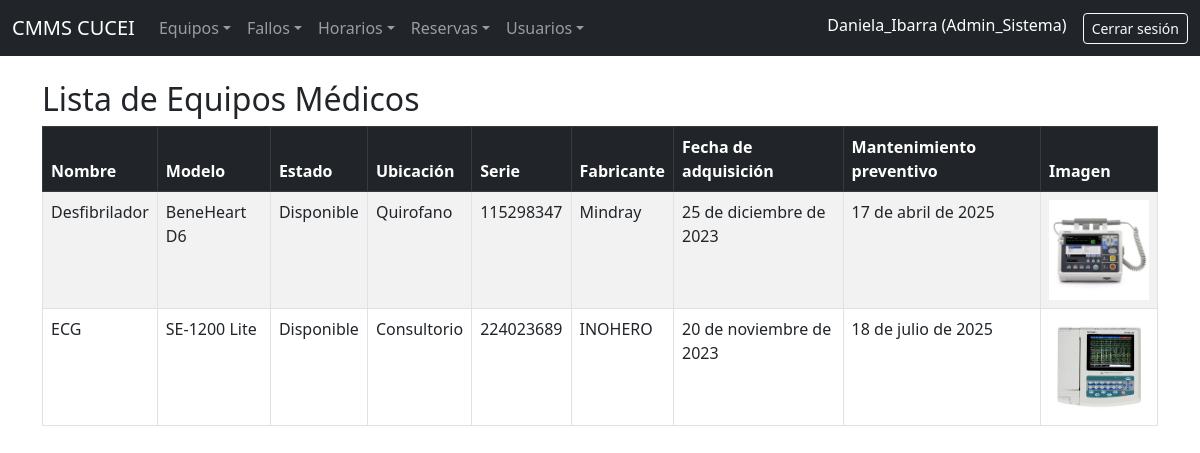
Screenshot of /equipos/ (signed in) with the database file from the repository.
### CMMS_Lab/models.py (models this page shows, shortened)
class PerfilUsuario(models.Model):
    user = models.OneToOneField(User, on_delete=models.CASCADE)
    rol = models.CharField(max_length=20, choices=[
        ('estudiante', 'Estudiante'),
        ('biomedico', 'Biomedico'),
        ('admin_sistema', 'Administrador del sistema'),
    ])
    matricula = models.CharField(max_length=20, blank=True, null=True)
    telefono = models.CharField(max_length=15, blank=True, null=True)
    especialidad = models.CharField(max_length=100, blank=True, null=True)

class EquipoMedico(models.Model):
    nombre = models.CharField(max_length=100)
    modelo = models.CharField(max_length=100, blank=True)
    fabricante = models.CharField(max_length=100, blank=True)
    numero_serie = models.CharField(max_length=100, unique=True)
    ubicacion = models.CharField(max_length=100)
    estado = models.CharField(max_length=20, choices=[
        ('disponible', 'Disponible'),
        ('reservado', 'Reservado'),
        ('en_mantenimiento', 'En mantenimiento'),
        ('fuera_de_servicio', 'Fuera de servicio'),
    ])
    fecha_adquisicion = models.DateField(null=True, blank=True)
    mantenimiento_preventivo = models.DateField(null=True, blank=True)
    imagen = models.ImageField(upload_to='equipos/', blank=True, null=True)

### CMMS_Lab/views.py (the view)
# urls.py: path('equipos/', views.lista_equipos, name='lista_equipos'),
@login_required
def lista_equipos(request):
    equipos = EquipoMedico.objects.all()
    return render(request, 'equipos/lista.html', {'equipos': equipos})

### CMMS_Lab/templates/equipos/lista.html (shortened to what this page needs)
{% extends 'base.html' %}
{% block content %}
<h2>Lista de Equipos Médicos</h2>
<table class="table table-striped table-bordered">
    <thead class="table-dark">
        <tr>
            <th>Nombre</th>
            <th>Modelo</th>
            <th>Estado</th>
            <th>Ubicación</th>
            <th>Serie</th>
            <th>Fabricante</th>
            <th>Fecha de adquisición</th>
            <th>Mantenimiento preventivo</th>
            <th>Imagen</th>
        </tr>
    </thead>
    <tbody>
        {% for equipo in equipos %}
            <tr>
                <td>{{ equipo.nombre }}</td>
                <td>{{ equipo.modelo }}</td>
                <td>{{ equipo.get_estado_display }}</td>
                <td>{{ equipo.ubicacion }}</td>
                <td>{{ equipo.numero_serie }}</td>
                <td>{{ equipo.fabricante }}</td>
                <td>{{ equipo.fecha_adquisicion }}</td>
                <td>{{ equipo.mantenimiento_preventivo }}</td>
                <td>
                    {% if equipo.imagen %}
                        <img src="{{ equipo.imagen.url }}" alt="Imagen del equipo" width="100">
                    {% else %}
                        No disponible
                    {% endif %}
                </td>
            </tr>
        {% empty %}
            <tr>
                <td colspan="9" class="text-center">No hay equipos registrados.</td>
            </tr>
        {% endfor %}
    </tbody>
</table>
{% endblock %}

### CMMS_Lab/templates/base.html (shortened to what this page needs)
<!DOCTYPE html>
<html lang="es">
<head>
    <link href="https://cdn.jsdelivr.net/npm/bootstrap@5.3.0/dist/css/bootstrap.min.css" rel="stylesheet">
</head>
<body>
    <nav class="navbar navbar-expand-lg navbar-dark bg-dark">
        <div class="container-fluid">
            <a class="navbar-brand" href="{% url 'dashboard' %}">CMMS CUCEI</a>
            <div class="collapse navbar-collapse" id="navbarCMMS">
                {% if user.is_authenticated %}
                    {% with rol=user.perfilusuario.rol %}
                    <ul class="navbar-nav me-auto mb-2 mb-lg-0">
                        <li class="nav-item dropdown">
                            <a class="nav-link dropdown-toggle" href="#" data-bs-toggle="dropdown">Equipos</a>
                        </li>
                        <li class="nav-item dropdown">
                            <a class="nav-link dropdown-toggle" href="#" data-bs-toggle="dropdown">Fallos</a>
                        </li>
                        {% if rol != 'estudiante' %}
                        <li class="nav-item dropdown">
                            <a class="nav-link dropdown-toggle" href="#" data-bs-toggle="dropdown">Horarios</a>
                        </li>
                        {% endif %}
                        {% if rol in 'admin_sistema' or rol == 'biomedico' %}
                        <li class="nav-item dropdown">
                            <a class="nav-link dropdown-toggle" href="#" data-bs-toggle="dropdown">Reservas</a>
                        </li>
                        {% endif %}
                        <li class="nav-item dropdown">
                            <a class="nav-link dropdown-toggle" href="#" data-bs-toggle="dropdown">Usuarios</a>
                        </li>
                    </ul>
                    <ul class="navbar-nav ms-auto">
                        <li class="nav-item">
                            <span class="navbar-text text-white me-3">
                                {{ user.username }} ({{ rol|title }})
                            </span>
                        </li>
                        <li class="nav-item">
                            <a class="btn btn-outline-light btn-sm" href="{% url 'logout' %}">Cerrar sesión</a>
                        </li>
                    </ul>
                    {% endwith %}
                {% else %}
                    <ul class="navbar-nav ms-auto">
                        <li class="nav-item">
                            <a class="btn btn-outline-light" href="{% url 'login' %}">Iniciar sesión</a>
                        </li>
                    </ul>
                {% endif %}
            </div>
        </div>
    </nav>
    <div class="container mt-4">
        {% block content %}
        {% endblock %}
    </div>
</body>
</html>

### rows the page displays
PerfilUsuario: rol "Admin_Sistema"
EquipoMedico: nombre "Desfibrilador", modelo "BeneHeart D6", estado "Disponible", ubicacion "Quirofano", numero_serie "115298347", fabricante "Mindray", fecha_adquisicion "25 de diciembre de 2023", mantenimiento_preventivo "17 de abril de 2025", imagen (picture)
EquipoMedico: nombre "ECG", modelo "SE-1200 Lite", estado "Disponible", ubicacion "Consultorio", numero_serie "224023689", fabricante "INOHERO", fecha_adquisicion "20 de noviembre de 2023", mantenimiento_preventivo "18 de julio de 2025", imagen (picture)

### other values shown
{{ user.username }} "Daniela_Ibarra"
